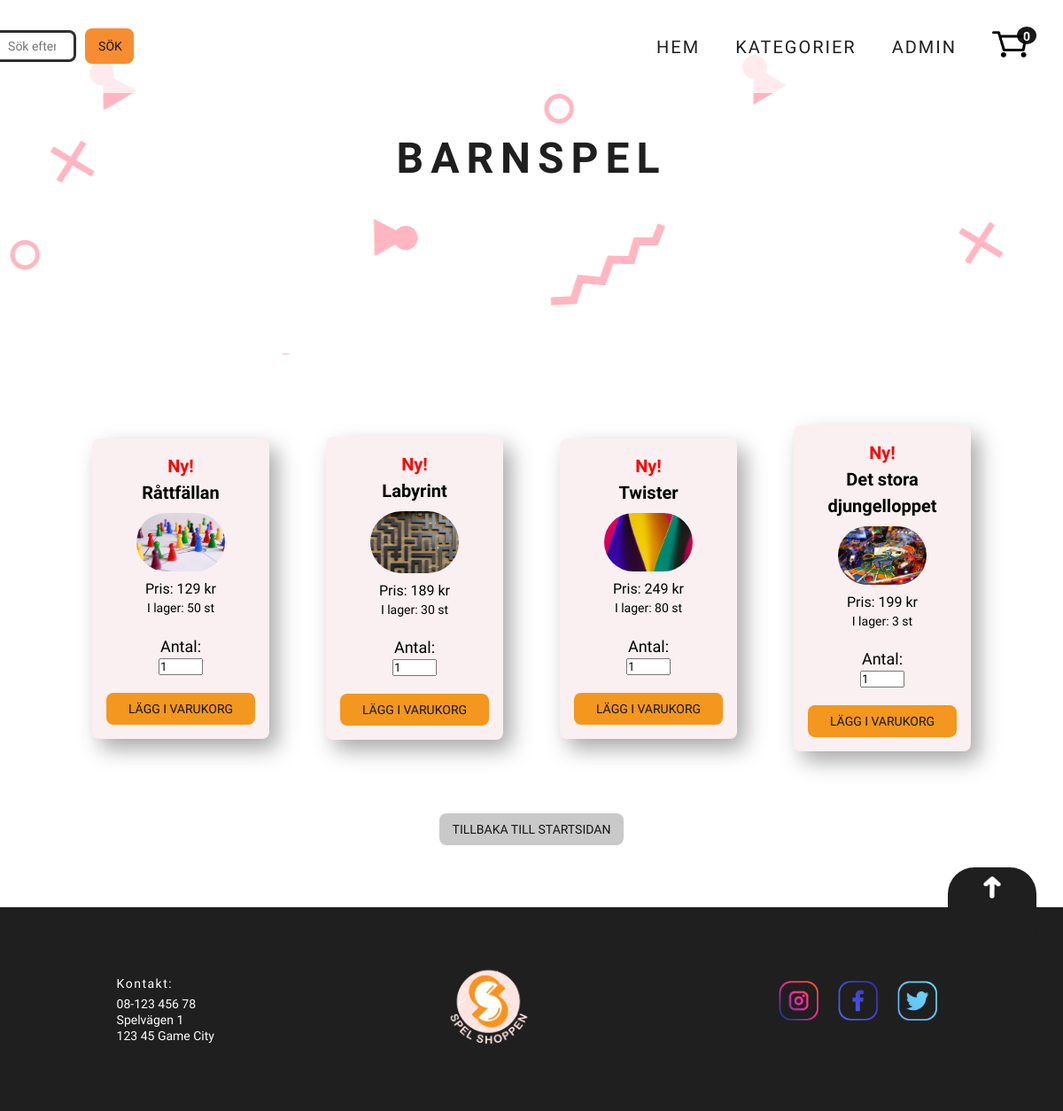
Page /categorypage/categorypage.php?id=2 on the committed database.
### tables this page shows
CREATE TABLE `webshop_categories` (
  `categoryid` int(11) NOT NULL,
  `category` varchar(100) NOT NULL,
  `image` varchar(200) NOT NULL
);

CREATE TABLE `webshop_products` (
  `productid` int(11) NOT NULL,
  `categoryid` int(11) NOT NULL,
  `title` varchar(500) NOT NULL,
  `description` varchar(1000) NOT NULL,
  `price` decimal(10,0) NOT NULL,
  `quantity` int(11) NOT NULL,
  `productimg` varchar(1000) NOT NULL,
  `date` datetime NOT NULL DEFAULT current_timestamp()
);

### categorypage/categorypage.php (the view, shortened to what this page needs)
<?php
require_once '../second_header_extern.php';
require_once '../config/db.php';
  if(isset($_GET['id'])){
  $currentCategory = htmlspecialchars($_GET['id']);
} else {
  $currentCategory = 1;
};
$stmt = $db->prepare("SELECT * FROM webshop_products WHERE categoryid = $currentCategory");
$stmt->execute();
$statement = $db->prepare("SELECT `categoryid`, `category`
FROM `webshop_categories` WHERE categoryid = $currentCategory");
$statement->execute();
while ($rowCategory = $statement->fetch(PDO::FETCH_ASSOC)){
$category = htmlspecialchars($rowCategory['category']);
}
$sqlDate = "SELECT * FROM webshop_products WHERE quantity > 0 ORDER BY date ASC LIMIT 3";
$stmtDate = $db->prepare($sqlDate);
$stmtDate->execute();
?>
<section>
  <h1 class="category_name"><?php echo $category ?></h1>
  </header>
  <main>
  <div class="product_container">
    <?php
    while ($outletRow = $stmtDate->fetch(PDO::FETCH_ASSOC)) :
      $outletProductid[] = $outletRow['productid'];
    endwhile;
    while ($row = $stmt->fetch(PDO::FETCH_ASSOC)) :
      $title = htmlspecialchars($row['title']);
      $price = htmlspecialchars($row['price']);
      $productid = htmlspecialchars($row['productid']);
      $quantity = htmlspecialchars($row['quantity']);
      $date = htmlspecialchars($row['date']);
      $productimg = unserialize($row['productimg']);
      $percentage = 0.9;
      $outletPrice = ceil($price * $percentage);
      $savings = $price - $outletPrice;
        $any_items = "I lager: " . $quantity . " st";
            $now = date("yy-m-d");
            $dateNow=date_create($now);
            $dateProd=date_create($date);
            $diff=date_diff($dateProd,$dateNow);
            $diffDays = $diff->format('%R%a days');
            if($diffDays < 7){
                    if ($quantity == "0") {
                      echo "";
                  } else {
                    echo
                    "<div class='product_card'>
                    <h3 class='product_price-new'>Ny!</h3>
                          <a href= '../product/product_info.php? id=$productid'
                          class='product_title'>$title</a>";
                          if(!empty($productimg) && $productimg[0] !== ""){
                            echo "<img src='../images/$productimg[0]' width='100px' class='product_img'>";
                            }
                          echo "<span class='product_price'>Pris: $price kr</span>
                          <p class='any-items'>$any_items</p>
                          <p class='hidden-price' style='display:none'>$price</p>
                          <p class='hidden-quantity' style='display:none;'>$quantity</p>
                          <p class='hidden-productid' style='display:none'>$productid</p>
                          <label for='cartQty'>Antal:</label>
                          <input type='number' onkeydown='javascript: return event.keyCode === 8 ||
                          event.keyCode === 46 ? true : !isNaN(Number(event.key))' id='cartQty' name='cartQty' class='cartQty' min='1' max='$quantity' value='1'>
                     <button class='cart-btn product_card-btn'>Lägg i varukorg</button>";
                  }
                echo "</div>";
            }else if(in_array($productid, $outletProductid)) {
                    if ($quantity == "0") {
                     echo "";
                  }else{
                    echo
              "<div class='product_card'>
              <p class='product_price-outlet'>Pris: $outletPrice kr</p>
                    <a href= '../product/product_info.php? id=$productid'
                    class='product_title'>$title</a>";
                    if(!empty($productimg) && $productimg[0] !== ""){
                      echo "<img src='../images/$productimg[0]' width='100px' class='product_img'>";
                      }
                    echo "
                    <p class='product_price-old'>Normalpris: $price kr</p>
                    <p class='product_price-savings'>Du sparar: $savings kr! (-10%) </p>
                    <p class='any-items'>$any_items</p>
                    <p class='hidden-price' style='display:none;'>$price</p>
                    <p class='hidden-outletPrice' style='display:none;'>$outletPrice</p>
                    <p class='hidden-quantity' style='display:none;'>$quantity</p>
                    <p class='hidden-productid' style='display:none'>$productid</p>
                    <label for='cartQty'>Antal:</label>
                    <input type='number' onkeydown='javascript: return event.keyCode === 8 ||
                    event.keyCode === 46 ? true : !isNaN(Number(event.key))' id='cartQty' name='cartQty' class='cartQty' min='1' max='$quantity' value='1'>
                     <button class='cart-btn product_card-btn'>Lägg i varukorg</button>";
                  }
                echo "</div>";
            }
    endwhile;
    ?>
  <br>
  <br>
  <button class="btn-back"><a href="../index.php">Tillbaka till startsidan</a></button>
<?php require_once '../footer.php'; ?>

### styles/main.css (style rules this page uses)
* { -webkit-box-sizing: border-box; box-sizing: border-box; margin: 0; padding: 0; font-family: "Kulim Park", sans-serif; }
body { background: white; width: 100%; min-width: 200px; }
main { margin: 1.5em 1.3em; min-height: 200px; min-width: 160px; }
@media (min-width: 500px) { main { margin: 3em 4em; } }
h1 { margin: 10px 0; font-size: 24px; }
@media (min-width: 500px) { h1 { font-size: 28px; } }
p { line-height: 1.3; font-size: 11px; }
@media (min-width: 500px) { p { font-size: 14px; } }
button { padding: 10px 15px; font-size: 14px; border: none; border-radius: 8px; background-color: #f3971e; -webkit-transition: all 0.5s ease; transition: all 0.5s ease; text-transform: uppercase; color: #151515; }
a { text-decoration: none; color: #151515; cursor: pointer; }
label { font-size: 16px; margin-top: 20px; }
@media (min-width: 500px) { label { font-size: 18px; } }
.product_container { display: -webkit-box; display: -ms-flexbox; display: flex; -webkit-box-orient: vertical; -webkit-box-direction: normal; -ms-flex-direction: column; flex-direction: column; -webkit-box-pack: center; -ms-flex-pack: center; justify-content: center; -webkit-box-align: center; -ms-flex-align: center; align-items: center; }
@media (min-width: 600px) { .product_container { display: -webkit-box; display: -ms-flexbox; display: flex; -webkit-box-orient: horizontal; -webkit-box-direction: normal; -ms-flex-direction: row; flex-direction: row; -ms-flex-wrap: wrap; flex-wrap: wrap; -webkit-box-pack: center; -ms-flex-pack: center; justify-content: center; -webkit-box-align: center; -ms-flex-align: center; align-items: center; } }
.product_card { display: -webkit-box; display: -ms-flexbox; display: flex; -webkit-box-orient: vertical; -webkit-box-direction: normal; -ms-flex-direction: column; flex-direction: column; -webkit-box-pack: center; -ms-flex-pack: center; justify-content: center; -ms-flex-line-pack: justify; align-content: space-between; text-align: center; line-height: 1.5; min-height: 300px; width: 200px; border-radius: 8px; margin: 2em; padding: 1em; background-color: #faf0f1; background-repeat: no-repeat; background-size: cover; background-position: center; -webkit-box-shadow: 9px 11px 24px 0px #a8a8a8; box-shadow: 9px 11px 24px 0px #a8a8a8; }
.product_title { text-decoration: none; color: black; font-weight: bold; font-size: 20px; }
.product_img { -ms-flex-item-align: center; -ms-grid-row-align: center; align-self: center; margin: 8px; border-radius: 40px; }
.product_card-btn { position: relative; margin-top: 20px; }
.category_name { text-align: center; text-transform: uppercase; letter-spacing: 2px; font-family: "Fredoka One", cursive; color: #1f1f1f; width: 100vw; min-height: 200px; margin-top: 130px; padding: 20px; }
@media (min-width: 600px) { .category_name { font-size: 48px; letter-spacing: 8px; } }
.btn-back { background-color: #cac9c9; }
.cartQty { width: 50px; -ms-flex-item-align: center; -ms-grid-row-align: center; align-self: center; border: 1; }
body { height: 100%; }
main { display: -webkit-box; display: -ms-flexbox; display: flex; -webkit-box-pack: center; -ms-flex-pack: center; justify-content: center; -webkit-box-align: center; -ms-flex-align: center; align-items: center; -webkit-box-orient: vertical; -webkit-box-direction: normal; -ms-flex-direction: column; flex-direction: column; }
.product_price-new { font-size: 20px; font-weight: bold; color: red; }

### rows in the picture
webshop_categories: category "BARNSPEL"
webshop_products: title "Råttfällan", shows a picture, price "129", quantity "I lager: 50 st"
webshop_products: title "Labyrint", shows a picture, price "189", quantity "I lager: 30 st"
webshop_products: title "Twister", shows a picture, price "249", quantity "I lager: 80 st"
webshop_products: title "Det stora djungelloppet", shows a picture, price "199", quantity "I lager: 3 st"
